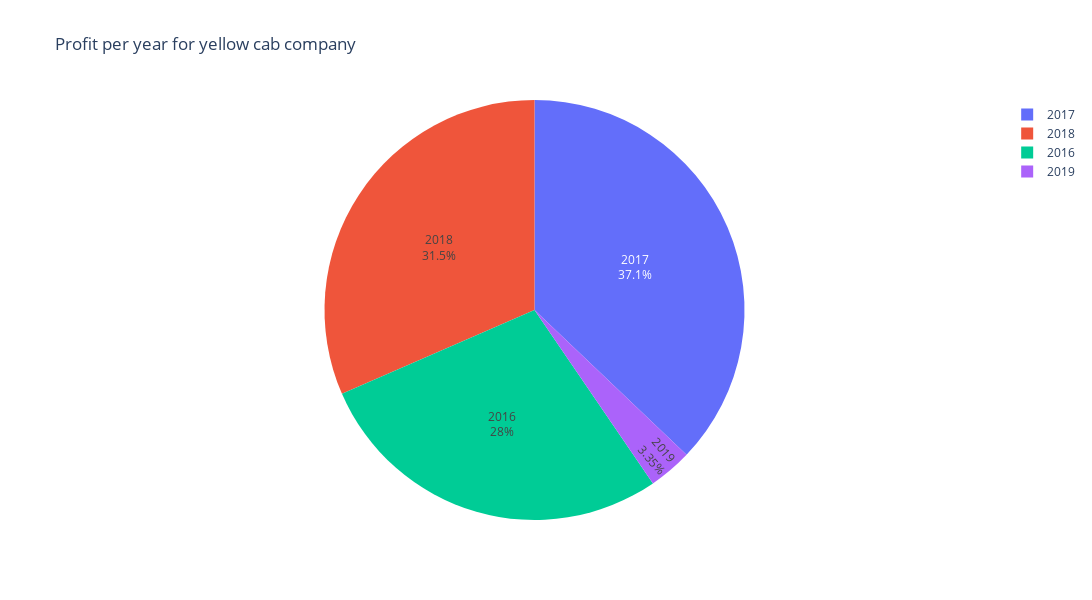

Notebook cell for this chart:
### Code cell
#Figuring the pie chart for Yellow Cab Company for all the years
yellow_profit_per_year = YellowCab.groupby("year")["profit"].sum()
prof_fig = px.pie(profit_per_year,values=yellow_profit_per_year,names=yellow_profit_per_year.index ,title="Profit per year for yellow cab company")
prof_fig.update_traces(textposition='inside',textinfo='percent+label')
prof_fig.update_layout( width = 1100 , height = 600 )

### Figure 1 — Plotly figure (JSON) as saved in the notebook; plotly's stock layout.template omitted (floating-point values rounded to 4 significant figures)
{"data": [{"domain": {"x": [0, 1], "y": [0, 1]}, "hovertemplate": "label=%{label}<br>value=%{value}<extra></extra>", "labels": [2016, 2017, 2018, 2019], "legendgroup": "", "name": "", "showlegend": true, "textinfo": "percent+label", "textposition": "inside", "type": "pie", "values": [12330000.0, 16340000.0, 13880000.0, 1474000.0]}], "layout": {"height": 600, "legend": {"tracegroupgap": 0}, "title": {"text": "Profit per year for yellow cab company"}, "width": 1100}}
